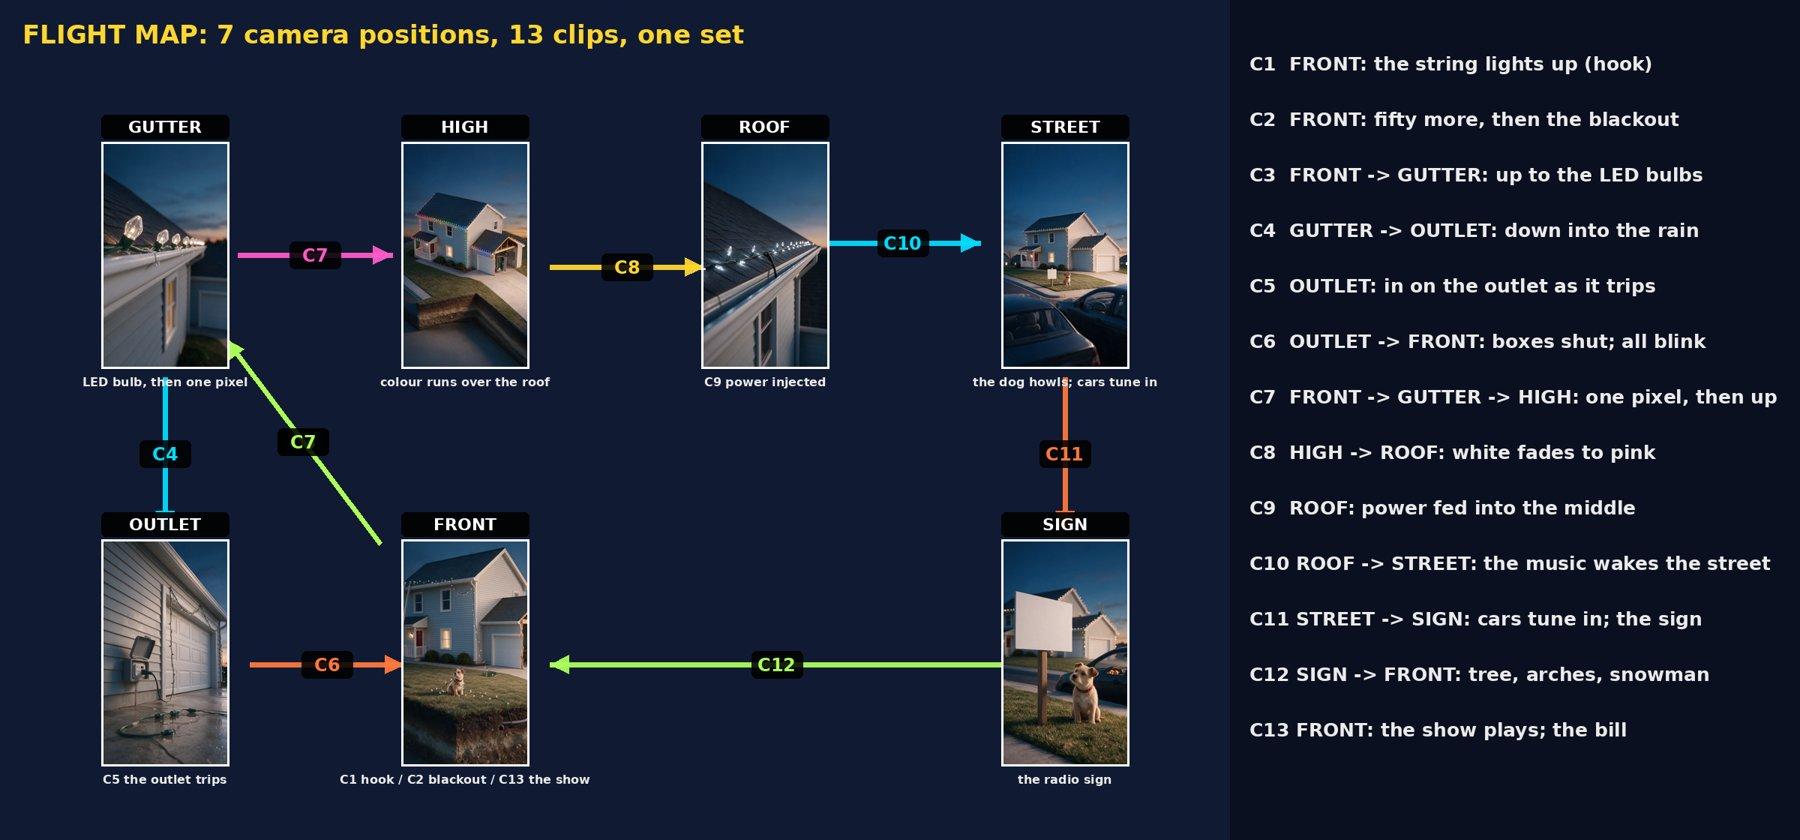

Generate this figure with Python:
# Video 16 Gate C: the flight map, every clip's keyframes, the first and last frames, the dog against his key, and all the
# stills. Run from the video work folder, which holds the accepted stills as stills/KEY.png.
# usage: python3 16-flightmap.py     (writes gateC_*.jpg beside stills/)
# Adapted from 15-flightmap.py: a diagram of position thumbnails with the clips as numbered arrows in flight order.
from PIL import Image, ImageDraw, ImageFont
import math
S = 'stills/'
F = '/usr/share/fonts/truetype/dejavu/DejaVuSans-Bold.ttf'
def font(n):
    try: return ImageFont.truetype(F, n)
    except Exception: return ImageFont.load_default()

# --- 1. flight map ---
NODE = {"GUTTER": ("GU", 220, 340), "HIGH": ("HI3", 620, 340), "ROOF": ("RO4", 1020, 340), "STREET": ("ST5", 1420, 340),
        "OUTLET": ("OU1", 220, 870), "FRONT": ("F0", 620, 870), "SIGN": ("SG", 1420, 870)}
TW, TH = 170, 302
W, H = 1640, 1120
m = Image.new('RGB', (W, H), (16, 26, 51)); d = ImageDraw.Draw(m, 'RGBA')
d.text((30, 26), "FLIGHT MAP: 7 camera positions, 13 clips, one set", font=font(34), fill=(255, 214, 46))
PATH = [("C3", "FRONT", "GUTTER"), ("C4", "GUTTER", "OUTLET"), ("C6", "OUTLET", "FRONT"), ("C7", "FRONT", "GUTTER"),
        ("C7", "GUTTER", "HIGH"), ("C8", "HIGH", "ROOF"), ("C10", "ROOF", "STREET"), ("C11", "STREET", "SIGN"),
        ("C12", "SIGN", "FRONT")]
SELF = {"FRONT": "C1 hook / C2 blackout / C13 the show", "GUTTER": "LED bulb, then one pixel", "OUTLET": "C5 the outlet trips",
        "HIGH": "colour runs over the roof", "ROOF": "C9 power injected", "STREET": "the dog howls; cars tune in",
        "SIGN": "the radio sign"}
COL = [(255, 214, 46), (0, 220, 255), (255, 120, 60), (170, 255, 90), (255, 90, 200)]
def centre(n): _, x, y = NODE[n]; return x, y
for i, (c, a, b) in enumerate(PATH):
    (x0, y0), (x1, y1) = centre(a), centre(b)
    off = ((i % 3) - 1) * 16; x0 += off; y0 += off; x1 += off; y1 += off
    ang = math.atan2(y1 - y0, x1 - x0)
    def edge(x, y, sgn):
        dx, dy = math.cos(ang) * sgn, math.sin(ang) * sgn
        t = min((TW / 2 + 12) / abs(dx) if dx else 1e9, (TH / 2 + 12) / abs(dy) if dy else 1e9)
        return x + dx * t, y + dy * t
    sx, sy = edge(x0, y0, 1); ex, ey = edge(x1, y1, -1)
    col = COL[i % len(COL)] + (240,)
    d.line([(sx, sy), (ex, ey)], fill=col, width=7)
    L = 28
    d.polygon([(ex, ey), (ex - L * math.cos(ang - 0.45), ey - L * math.sin(ang - 0.45)),
               (ex - L * math.cos(ang + 0.45), ey - L * math.sin(ang + 0.45))], fill=col)
    mx, my = (sx + ex) / 2, (sy + ey) / 2
    d.rounded_rectangle([mx - 34, my - 18, mx + 34, my + 18], 7, fill=(0, 0, 0, 220))
    d.text((mx, my), c, font=font(24), fill=col, anchor='mm')
for n, (k, x, y) in NODE.items():
    th = Image.open(S + k + '.png').convert('RGB').resize((TW, TH))
    m.paste(th, (int(x - TW / 2), int(y - TH / 2)))
    d.rectangle([x - TW / 2, y - TH / 2, x + TW / 2, y + TH / 2], outline=(255, 255, 255), width=3)
    d.rounded_rectangle([x - TW / 2, y - TH / 2 - 36, x + TW / 2, y - TH / 2 - 4], 6, fill=(0, 0, 0, 230))
    d.text((x, y - TH / 2 - 20), n, font=font(22), fill=(255, 255, 255), anchor='mm')
    d.text((x, y + TH / 2 + 18), SELF[n], font=font(16), fill=(235, 235, 235), anchor='mm')
txt = ["C1  FRONT: the string lights up (hook)", "C2  FRONT: fifty more, then the blackout", "C3  FRONT -> GUTTER: up to the LED bulbs",
       "C4  GUTTER -> OUTLET: down into the rain", "C5  OUTLET: in on the outlet as it trips", "C6  OUTLET -> FRONT: boxes shut; all blink",
       "C7  FRONT -> GUTTER -> HIGH: one pixel, then up", "C8  HIGH -> ROOF: white fades to pink", "C9  ROOF: power fed into the middle",
       "C10 ROOF -> STREET: the music wakes the street", "C11 STREET -> SIGN: cars tune in; the sign",
       "C12 SIGN -> FRONT: tree, arches, snowman", "C13 FRONT: the show plays; the bill"]
panel = Image.new('RGB', (760, H), (10, 16, 32)); pd = ImageDraw.Draw(panel)
y = 70
for t in txt:
    pd.text((26, y), t, font=font(25), fill=(235, 235, 235)); y += 74
out = Image.new('RGB', (W + panel.width, H)); out.paste(m, (0, 0)); out.paste(panel, (W, 0))
out = out.resize((out.width * 3 // 4, out.height * 3 // 4)); out.save('gateC_flightmap.jpg', quality=85); print('map', out.size)

# --- 2. every clip's keyframes: start -> (middle) -> end ---
CLIPS = [("C1", ["F0", "F0b"], 4), ("C2", ["F0b", "F1", "F1x"], 5), ("C3", ["F1x", "GU"], 5), ("C4", ["GU", "OU1"], 4),
         ("C5", ["OU1"], 5), ("C6", ["OU1", "OU2", "F1"], 4), ("C7", ["F1", "PX", "HI3"], 6), ("C8", ["HI3", "RO3"], 4),
         ("C9", ["RO3", "RO4"], 4), ("C10", ["RO4", "ST5"], 3), ("C11", ["ST5", "SG"], 8), ("C12", ["SG", "FR6"], 4),
         ("C13", ["FR6"], 5)]
tw, th = 150, 266; cols = 4; tile_w = 3 * tw + 2 * 22 + 20; tile_h = th + 46
rows = math.ceil(len(CLIPS) / cols)
sheet = Image.new('RGB', (cols * tile_w, rows * tile_h), 'white'); sd = ImageDraw.Draw(sheet)
for i, (c, keys, secs) in enumerate(CLIPS):
    X = (i % cols) * tile_w + 10; Y = (i // cols) * tile_h + 6
    sd.text((X, Y), f"{c} ({secs} s): {' -> '.join(keys)}" + ("  (start only)" if len(keys) == 1 else ""), font=font(18), fill='black')
    x = X
    for j, kk in enumerate(keys):
        sheet.paste(Image.open(S + kk + '.png').convert('RGB').resize((tw, th)), (x, Y + 30))
        if j < len(keys) - 1: sd.text((x + tw + 3, Y + 30 + th // 2), '>', font=font(26), fill='black')
        x += tw + 22
sheet.save('gateC_keyframes.jpg', quality=84); print('keyframes', sheet.size)

# --- 3. the first frame, the hook's end state and the last still ---
fl = Image.new('RGB', (3 * 540 + 40, 1010), 'white'); fd = ImageDraw.Draw(fl)
for i, (k, t) in enumerate([("F0", "FRAME 0 (F0): the naive step"), ("F0b", "BY 1 s (F0b): the string is lit"),
                            ("FR6", "LAST STILL (FR6): the finished build")]):
    fl.paste(Image.open(S + k + '.png').convert('RGB').resize((540, 956)), (i * 560, 46))
    fd.text((i * 560 + 8, 10), t, font=font(26), fill='black')
fl.save('gateC_first_last.jpg', quality=86); print('first/last', fl.size)

# --- 4. the dog: his key, and how he was drawn in the four stills he is in ---
BOX = {"F0": (250, 730, 470, 950), "ST5": (355, 740, 475, 860), "SG": (420, 700, 720, 1120), "FR6": (260, 750, 480, 990)}
dg = Image.new('RGB', (5 * 330 + 10, 400), 'white'); dd = ImageDraw.Draw(dg)
dg.paste(Image.open(S + 'DOG.png').convert('RGB').resize((320, 320)), (5, 50)); dd.text((10, 12), "THE DOG KEY", font=font(24), fill='black')
for i, (k, box) in enumerate(BOX.items()):
    im = Image.open(S + k + '.png').convert('RGB').crop(box)
    s_ = min(320 / im.width, 320 / im.height); im = im.resize((int(im.width * s_), int(im.height * s_)))
    dg.paste(im, (335 + i * 330, 50)); dd.text((340 + i * 330, 12), f"in {k}", font=font(24), fill='black')
dg.save('gateC_dog.jpg', quality=88); print('dog', dg.size)

# --- 5. all fourteen stills, labelled (the set from every angle) ---
names = ["F0", "F0b", "F1", "F1x", "GU", "PX", "OU1", "OU2", "HI3", "RO3", "RO4", "ST5", "SG", "FR6"]
tw, th = 240, 425; g = Image.new('RGB', (7 * (tw + 8) + 6, 2 * (th + 34) + 10), 'white'); gd = ImageDraw.Draw(g)
for i, n in enumerate(names):
    X = (i % 7) * (tw + 8) + 6; Y = (i // 7) * (th + 34) + 4
    gd.text((X, Y), n, font=font(22), fill='black'); g.paste(Image.open(S + n + '.png').convert('RGB').resize((tw, th)), (X, Y + 28))
g.save('gateC_stills.jpg', quality=84); print('stills', g.size)
